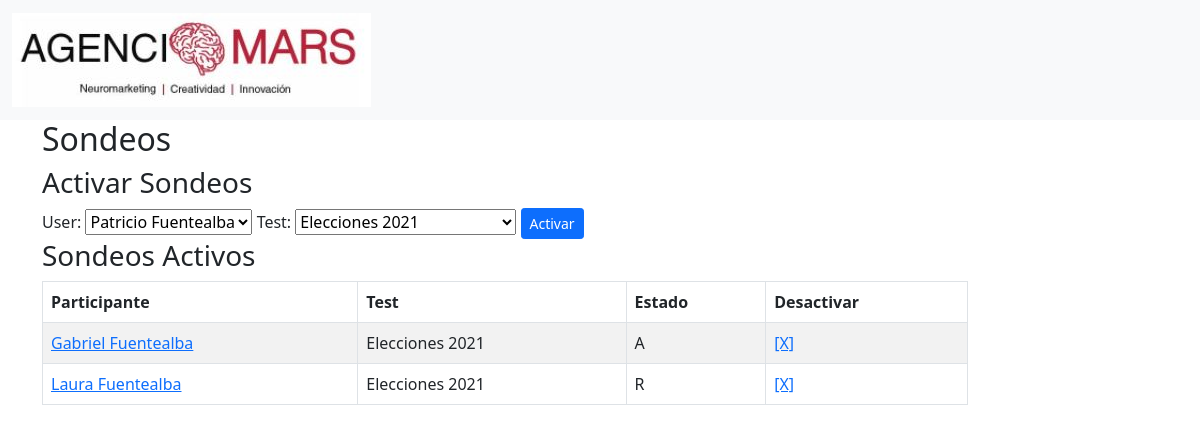
The app's page /sondeos with its own data.
### test_iat/models.py (models this page shows, shortened)
class Sondeo(models.Model):
    ESTADOS = (
        ("A", 'Activo'),
        ("I", 'Inactivo'),
        ("R", 'Respondido'),
    )
    test = models.ForeignKey(Test, related_name="sondeos", on_delete = models.CASCADE)
    participante=models.ForeignKey(User, related_name="sondeos", on_delete = models.CASCADE)
    estado =  models.CharField(max_length=255, choices=ESTADOS)
    created_at = models.DateTimeField(auto_now_add=True)
    updated_at = models.DateTimeField(auto_now=True)

class User(models.Model):
    CHOICES = (
        ("user", 'User'),
        ("mars", 'MARS'),
        ("admin", 'Admin')
    )
    SEXO = (
        ("M", 'Masculino'),
        ("F", 'Femenino'),
        ("O","Otro"),
        ("N","Ninguno")
    )
    email=models.EmailField(max_length=255, unique=True)
    name = models.CharField(max_length=100)
    role = models.CharField(max_length=255, choices=CHOICES)
    password = models.CharField(max_length=70)
    edad= models.IntegerField(default=0)
    sexo =  models.CharField(max_length=2, choices=SEXO, default="N")
    created_at = models.DateTimeField(auto_now_add=True)
    updated_at = models.DateTimeField(auto_now=True)
    objects = UserManager()

class Test(models.Model):
    TYPES = (
        ("normal", 'Normal'),
        ("elecciones2021", 'Elecciones 2021')
    )
    nombre = models.CharField(max_length=255)
    cliente = models.ForeignKey(Cliente, related_name="tests", on_delete = models.CASCADE)
    tipo =models.CharField(max_length=255,default="normal")
    created_at = models.DateTimeField(auto_now_add=True)
    updated_at = models.DateTimeField(auto_now=True)
    class Meta:
        ordering = ('-created_at',)

### test_iat/views.py (the view, shortened to what this page needs)
# urls.py: path('sondeos', views.sondeos),
def sondeos(request):
    iats= Test.objects.all()
    participantes=User.objects.all()
    sondeos_activos=Sondeo.objects.all()
    context={
        "accion":"default",
        "iats":iats,
        "participantes":participantes,
        "sondeos":sondeos_activos
        }
    return render(request, 'sondeos.html', context)

### test_iat/templates/sondeos.html (shortened to what this page needs)
{% extends './base.html' %}
{% block content %}
<div class="container">
    <div class="row">
        <div class="col-10">
            <h2>Sondeos</h2>
        </div>
    </div>
    <div class="row">
        <div class="col-10">
            <h3>Activar Sondeos </h3>
            <form action="/sondeos/activar" method="post">
                User:
                <select name="user" id="user">
                    {% for p in participantes %}
                        <option value="{{p.id}}">{{p.name}}</option>
                    {% endfor %}
                </select>
                Test:
                <select name="iat" id="iat">
                    {% for t in iats %}
                    <option value="{{t.id}}">{{t.nombre}}</option>
                    {% endfor %}
                </select>
                <button class="btn btn-sm btn-primary" type="submit">Activar</button>
            </form>
        </div>
    </div>
    <div class="row">
        <div class="col-10">
            <h3>Sondeos Activos</h3>
            <div class="table-responsive">
                <table id="caracteristicas" class="table table-striped table-bordered" width="100%" >
                    <thead>
                        <tr>
                            <th>Participante</th>
                            <th>Test</th>
                            <th>Estado</th>
                            <th>Desactivar</th>
                        </tr>
                    </thead>
                    <tbody>
                    {% for s in sondeos %}
                        <tr>
                            <td>
                                <a href="/usuario/{{s.participante.id}}">
                                    {{s.participante.name}}
                                </a>
                            </td>
                            <td>
                                {{s.test.nombre}}
                            </td>
                            <td>
                                {{s.estado}}
                            </td>
                            <td>
                                <a href="/sondeos/desactivar/{{s.id}}">[X]</a>
                            </td>
                        </tr>
                    {% empty %}
                    <tr>
                        <td rowspan=3> No existen caracteristicas asociadas aún</td>
                    </tr>
                    {% endfor %}
                    </tbody>
                </table>
            </div>
        </div>
    </div>
</div>
{% endblock %}

### records on screen
Sondeo: participante.name "Gabriel Fuentealba", test.nombre "Elecciones 2021", estado "A"
Sondeo: participante.name "Laura Fuentealba", test.nombre "Elecciones 2021", estado "R"

### other values on screen
form field user "Patricio Fuentealba"
form field iat "Elecciones 2021"
